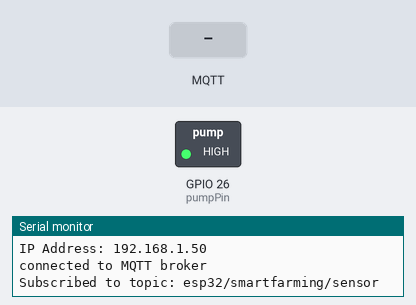
Simulated run of this sketch. Board: ESP32. Parts: switched loads named in the sketch (green lamp = pin HIGH), the last lines printed to the serial monitor. The inputs (shaded band) are chosen by the test bench. WiFi joins after 1.5 s; servers stay silent unless stated; no MQTT or app messages arrive unless stated.

Above: at 2.7 s.
2.8 s: MQTT message "moisture_percent" arrives on the first subscribed topic
At 3.1 s:
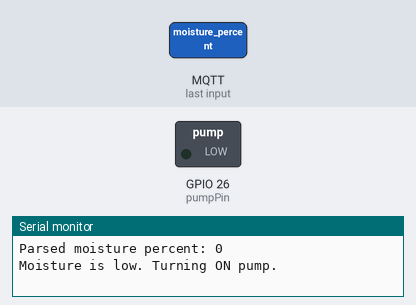
4.3 s: MQTT message ":" arrives on the first subscribed topic
5.8 s: MQTT message "," arrives on the first subscribed topic
Timing chart, 0 to 9.3 s (numbered marks = the images above; inputs shaded):
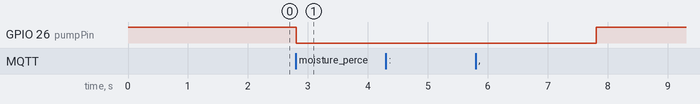

Measured:
- after the input at 2.8 s, GPIO 26 (pumpPin): HIGH → LOW at once

The sketch:

pump.ino
```cpp
#include <WiFi.h>
#include <PubSubClient.h>

const char *ssid = "LANTAI 3";
const char *password = "lantaitiga";
const char *mqtt_server = "broker.emqx.io";
const int mqtt_port = 1883;

const int pumpPin = 26;
bool pumpOn = false;
unsigned long pumpStartTime = 0;
const unsigned long pumpDuration = 5000;

WiFiClient espClient;
PubSubClient client(espClient);

void setup_wifi() {
  Serial.print("Connecting to WiFi: ");
  Serial.println(ssid);
  WiFi.begin(ssid, password);
  while (WiFi.status() != WL_CONNECTED) {
    delay(500);
    Serial.print(".");
  }
  Serial.println("\nWiFi connected!");
  Serial.print("IP Address: ");
  Serial.println(WiFi.localIP());
}

void reconnect() {
  while (!client.connected()) {
    Serial.print("Attempting MQTT connection...");
    setup_wifi();
    if (client.connect("ESP32_pump")) {
      Serial.println("connected to MQTT broker");
      client.subscribe("esp32/smartfarming/sensor");
      Serial.println("Subscribed to topic: esp32/smartfarming/sensor");
    } else {
      Serial.print("failed, rc=");
      Serial.print(client.state());
      Serial.println(" - trying again in 2 seconds");
      delay(2000);
    }
  }
}

void callback(char* topic, byte* payload, unsigned int length) {
  String msg;
  for (unsigned int i = 0; i < length; i++) {
    msg += (char)payload[i];
  }
  Serial.print("MQTT message received on topic [");
  Serial.print(topic);
  Serial.print("]: ");
  Serial.println(msg);

  int moistureIndex = msg.indexOf("moisture_percent");
  if (moistureIndex != -1) {
    int colonIndex = msg.indexOf(":", moistureIndex);
    int commaIndex = msg.indexOf(",", colonIndex);
    int endIndex = (commaIndex != -1) ? commaIndex : msg.indexOf("}", colonIndex);
    String value = msg.substring(colonIndex + 1, endIndex);
    int moisture = value.toInt();

    Serial.print("Parsed moisture percent: ");
    Serial.println(moisture);

    if (moisture < 20 && !pumpOn) {
      Serial.println("Moisture is low. Turning ON pump.");
      digitalWrite(pumpPin, LOW);  // Turn pump ON (LOW = ON for some relay modules)
      pumpStartTime = millis();
      pumpOn = true;
    } else {
      Serial.println("Moisture OK or pump already running.");
    }
  } else {
    Serial.println("moisture_percent not found in message.");
  }
}

void setup() {
  Serial.begin(115200);
  pinMode(pumpPin, OUTPUT);
  digitalWrite(pumpPin, HIGH); // OFF initially (depends on your relay module logic)
  Serial.println("Pump initialized (OFF)");
  setup_wifi();
  client.setServer(mqtt_server, mqtt_port);
  client.setCallback(callback);
}

void loop() {
  if (!client.connected()) reconnect();
  client.loop();

  if (pumpOn && millis() - pumpStartTime >= pumpDuration) {
    Serial.println("Pump ON duration complete. Turning OFF pump.");
    digitalWrite(pumpPin, HIGH); // Turn pump OFF
    pumpOn = false;
  }
}
```
